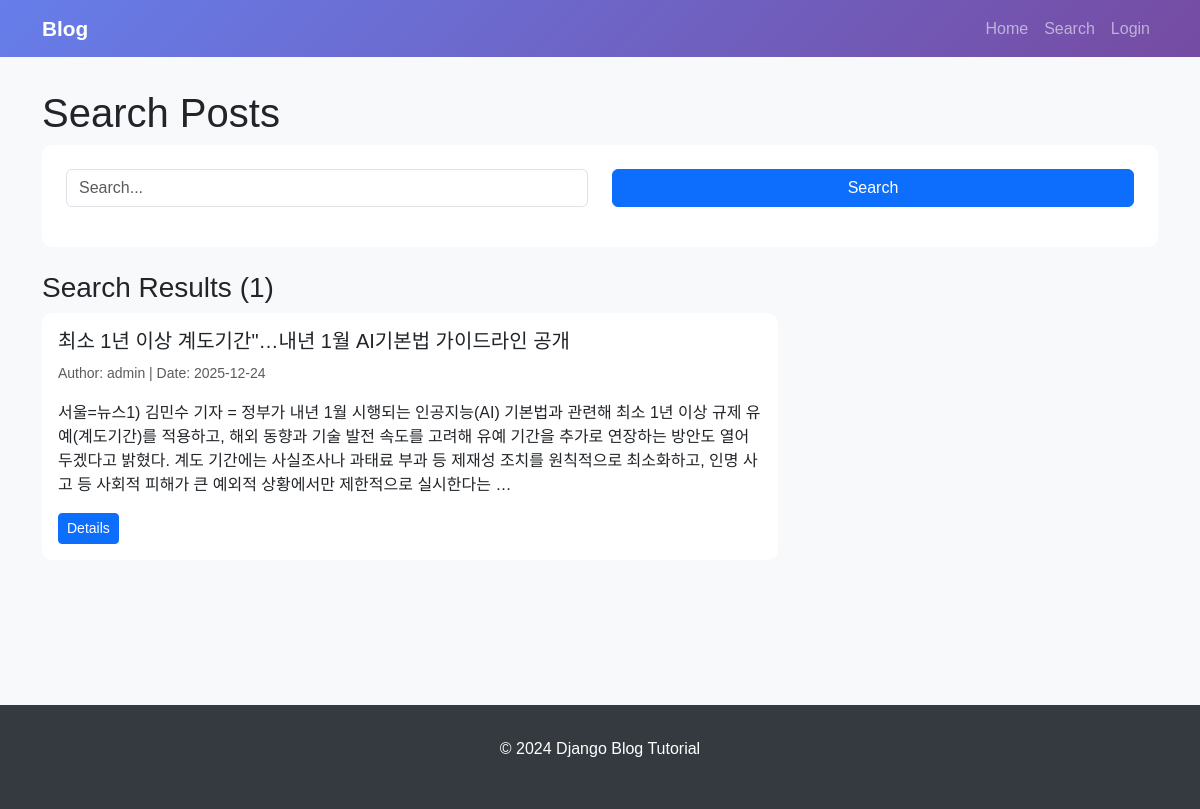
The app's page /blog/search/ with its own data.
### blog/models.py (models this page shows, shortened)
class Post(models.Model):
    title=models.CharField(max_length=200)
    content=models.TextField()
    author=models.ForeignKey(User, on_delete=models.CASCADE, related_name='posts')
    category = models.ForeignKey(Category, on_delete=models.SET_NULL, null=True,
                                 blank=True, related_name='posts')
    tags = models.ManyToManyField(Tag, blank=True, related_name='posts')
    created_at = models.DateTimeField(auto_now_add=True) # 생성시간 딱 한번만
    updated_at = models.DateTimeField(auto_now=True) # 수정 시간 자동갱신
    published = models.BooleanField(default=False)
    views = models.IntegerField(default=0) # 조회수
    class Meta:
        ordering = ['-created_at']

### blog/views.py (the view)
# urls.py: path('search/', views.search, name='search'),
def search(request):
    query = request.GET.get('q', '') # ?q=검색어
    posts = Post.objects.filter(published=True)
    if query:
        posts = posts.filter(
            Q(title__icontains=query) |
            Q(content__icontains=query) |
            Q(author__username__icontains=query)
        )
    return render(request, 'blog/search.html', {'posts': posts, 'query': query})

### templates/blog/search.html (shortened to what this page needs)
{% extends 'blog/base.html' %}
{% block content %}
<h1>Search Posts</h1>
<form method="get" class="card p-4 mb-4">
    <div class="row">
        <div class="col-md-6 mb-3">
            <input type="text" name="q" class="form-control" placeholder="Search..." value="{{ query }}">
        </div>
        <div class="col-md-6 mb-3">
            <button type="submit" class="btn btn-primary w-100">Search</button>
        </div>
    </div>
</form>
{% if posts %}
    <h3>Search Results ({{ posts|length }})</h3>
    <div class="row">
        {% for post in posts %}
            <div class="col-md-8 mb-4">
                <div class="card">
                    <div class="card-body">
                        <h5 class="card-title">{{ post.title }}</h5>
                        <p class="card-text text-muted"><small>Author: {{ post.author.username }} | Date: {{ post.created_at|date:"Y-m-d" }}</small></p>
                        <p class="card-text">{{ post.content|truncatewords:50 }}</p>
                        <a href="{% url 'blog:post_detail' post.pk %}" class="btn btn-sm btn-primary">Details</a>
                    </div>
                </div>
            </div>
        {% endfor %}
    </div>
{% elif query %}
    <p class="alert alert-info">No results found.</p>
{% else %}
    <p class="alert alert-secondary">Enter a search term.</p>
{% endif %}
{% endblock%}

### templates/blog/base.html (style rules this page uses)
body { font-family: 'Arial', sans-serif; background-color: #f8f9fa; }
.card { transition: transform 0.3s, box-shadow 0.3s; border: none; border-radius: 10px; }

### records on screen
Post: title "최소 1년 이상 계도기간\"…내년 1월 AI기본법 가이드라인 공개", author.username "admin", created_at "2025-12-24", content "서울=뉴스1) 김민수 기자 = 정부가 내년 1월 시행되는 인공지능(AI) 기본법과 관련해 최소 1년 이상 규제 유예(계도기간)를 적용하고, 해외 동향과 기술 발전 속도를 고려해 유예 기간을 추가로 연장하는 방안도 열어두겠다고 밝혔다. 계도 기간에는 사실조사나 과태료 부과 등 제재성 조치를 원칙적으로 최소화하고, 인명 사고 등 사회적 피해가 큰 예외적 상황에서만 제한적으로 실시한다는 …"

### other values on screen
{{ posts|length }} "1"
